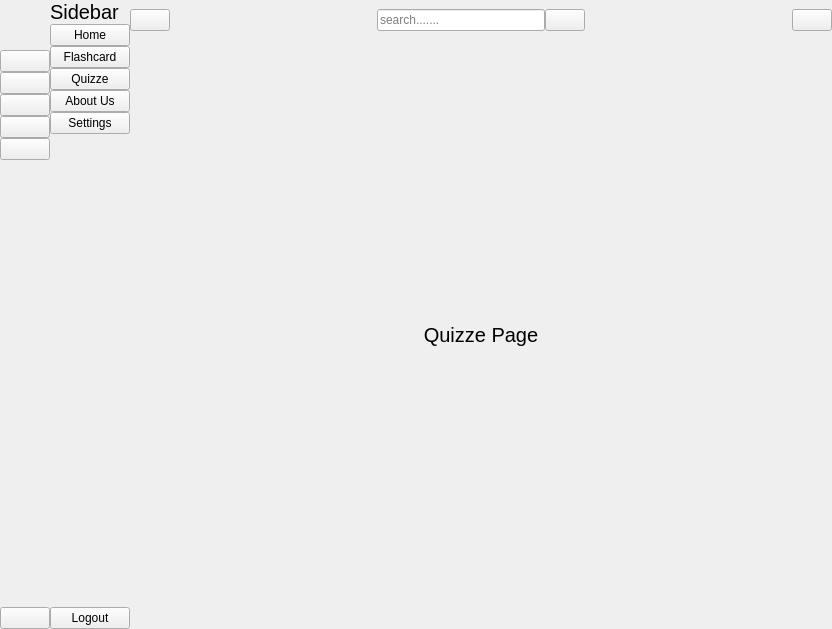
<?xml version="1.0" encoding="UTF-8"?>
<ui version="4.0">
 <class>MainWindow</class>
 <widget class="QMainWindow" name="MainWindow">
  <property name="geometry">
   <rect>
    <x>0</x>
    <y>0</y>
    <width>832</width>
    <height>629</height>
   </rect>
  </property>
  <property name="windowTitle">
   <string>MainWindow</string>
  </property>
  <widget class="QWidget" name="centralwidget">
   <layout class="QGridLayout" name="gridLayout">
    <property name="leftMargin">
     <number>0</number>
    </property>
    <property name="topMargin">
     <number>0</number>
    </property>
    <property name="rightMargin">
     <number>0</number>
    </property>
    <property name="bottomMargin">
     <number>0</number>
    </property>
    <property name="spacing">
     <number>0</number>
    </property>
    <item row="0" column="0">
     <widget class="QWidget" name="icon_only_widget" native="true">
      <layout class="QVBoxLayout" name="verticalLayout_3">
       <property name="spacing">
        <number>0</number>
       </property>
       <property name="leftMargin">
        <number>0</number>
       </property>
       <property name="topMargin">
        <number>0</number>
       </property>
       <property name="rightMargin">
        <number>0</number>
       </property>
       <property name="bottomMargin">
        <number>0</number>
       </property>
       <item>
        <layout class="QHBoxLayout" name="horizontalLayout_3">
         <item>
          <widget class="QLabel" name="label">
           <property name="minimumSize">
            <size>
             <width>50</width>
             <height>50</height>
            </size>
           </property>
           <property name="maximumSize">
            <size>
             <width>60</width>
             <height>60</height>
            </size>
           </property>
           <property name="text">
            <string/>
           </property>
           <property name="pixmap">
            <pixmap resource="resource.qrc">:/icon/icon/logo_icon.png</pixmap>
           </property>
           <property name="scaledContents">
            <bool>true</bool>
           </property>
          </widget>
         </item>
        </layout>
       </item>
       <item>
        <layout class="QVBoxLayout" name="verticalLayout">
         <property name="spacing">
          <number>0</number>
         </property>
         <item>
          <widget class="QPushButton" name="home_btn_1">
           <property name="text">
            <string/>
           </property>
           <property name="icon">
            <iconset resource="resource.qrc">
             <normaloff>:/icon/icon/home_icon.png</normaloff>:/icon/icon/home_icon.png</iconset>
           </property>
           <property name="iconSize">
            <size>
             <width>20</width>
             <height>20</height>
            </size>
           </property>
           <property name="checkable">
            <bool>true</bool>
           </property>
           <property name="autoExclusive">
            <bool>true</bool>
           </property>
          </widget>
         </item>
         <item>
          <widget class="QPushButton" name="flash_btn_1">
           <property name="text">
            <string/>
           </property>
           <property name="icon">
            <iconset resource="resource.qrc">
             <normaloff>:/icon/icon/flashcard_icon.png</normaloff>:/icon/icon/flashcard_icon.png</iconset>
           </property>
           <property name="iconSize">
            <size>
             <width>20</width>
             <height>20</height>
            </size>
           </property>
           <property name="checkable">
            <bool>true</bool>
           </property>
           <property name="autoExclusive">
            <bool>true</bool>
           </property>
          </widget>
         </item>
         <item>
          <widget class="QPushButton" name="quizze_btn_1">
           <property name="text">
            <string/>
           </property>
           <property name="icon">
            <iconset resource="resource.qrc">
             <normaloff>:/icon/icon/quizzes_icon.png</normaloff>:/icon/icon/quizzes_icon.png</iconset>
           </property>
           <property name="iconSize">
            <size>
             <width>20</width>
             <height>20</height>
            </size>
           </property>
           <property name="checkable">
            <bool>true</bool>
           </property>
           <property name="autoExclusive">
            <bool>true</bool>
           </property>
          </widget>
         </item>
         <item>
          <widget class="QPushButton" name="about_btn_1">
           <property name="text">
            <string/>
           </property>
           <property name="icon">
            <iconset resource="resource.qrc">
             <normaloff>:/icon/icon/aboutus_icon.png</normaloff>:/icon/icon/aboutus_icon.png</iconset>
           </property>
           <property name="iconSize">
            <size>
             <width>20</width>
             <height>20</height>
            </size>
           </property>
           <property name="checkable">
            <bool>true</bool>
           </property>
           <property name="autoExclusive">
            <bool>true</bool>
           </property>
          </widget>
         </item>
         <item>
          <widget class="QPushButton" name="setting_1">
           <property name="text">
            <string/>
           </property>
           <property name="icon">
            <iconset resource="resource.qrc">
             <normaloff>:/icon/icon/setting_icon.png</normaloff>:/icon/icon/setting_icon.png</iconset>
           </property>
           <property name="iconSize">
            <size>
             <width>20</width>
             <height>20</height>
            </size>
           </property>
           <property name="checkable">
            <bool>true</bool>
           </property>
           <property name="autoExclusive">
            <bool>true</bool>
           </property>
          </widget>
         </item>
        </layout>
       </item>
       <item>
        <spacer name="verticalSpacer">
         <property name="orientation">
          <enum>Qt::Orientation::Vertical</enum>
         </property>
         <property name="sizeHint" stdset="0">
          <size>
           <width>20</width>
           <height>262</height>
          </size>
         </property>
        </spacer>
       </item>
       <item>
        <widget class="QPushButton" name="logout_btn_1">
         <property name="text">
          <string/>
         </property>
         <property name="icon">
          <iconset resource="resource.qrc">
           <normaloff>:/icon/icon/logout_icon.png</normaloff>:/icon/icon/logout_icon.png</iconset>
         </property>
         <property name="iconSize">
          <size>
           <width>20</width>
           <height>20</height>
          </size>
         </property>
         <property name="checkable">
          <bool>true</bool>
         </property>
         <property name="autoExclusive">
          <bool>true</bool>
         </property>
        </widget>
       </item>
      </layout>
     </widget>
    </item>
    <item row="0" column="1">
     <widget class="QWidget" name="full_mwnu_widget" native="true">
      <layout class="QVBoxLayout" name="verticalLayout_4">
       <property name="spacing">
        <number>0</number>
       </property>
       <property name="leftMargin">
        <number>0</number>
       </property>
       <property name="topMargin">
        <number>0</number>
       </property>
       <property name="rightMargin">
        <number>0</number>
       </property>
       <property name="bottomMargin">
        <number>0</number>
       </property>
       <item>
        <layout class="QHBoxLayout" name="horizontalLayout_2">
         <property name="spacing">
          <number>0</number>
         </property>
         <item>
          <widget class="QLabel" name="label_3">
           <property name="font">
            <font>
             <pointsize>15</pointsize>
            </font>
           </property>
           <property name="text">
            <string>Sidebar</string>
           </property>
          </widget>
         </item>
        </layout>
       </item>
       <item>
        <layout class="QVBoxLayout" name="verticalLayout_2">
         <property name="spacing">
          <number>0</number>
         </property>
         <item>
          <widget class="QPushButton" name="home_btn_2">
           <property name="text">
            <string>Home</string>
           </property>
           <property name="checkable">
            <bool>true</bool>
           </property>
           <property name="autoExclusive">
            <bool>true</bool>
           </property>
          </widget>
         </item>
         <item>
          <widget class="QPushButton" name="flash_btn_2">
           <property name="text">
            <string>Flashcard</string>
           </property>
           <property name="checkable">
            <bool>true</bool>
           </property>
           <property name="autoExclusive">
            <bool>true</bool>
           </property>
          </widget>
         </item>
         <item>
          <widget class="QPushButton" name="quizze_btn_2">
           <property name="text">
            <string>Quizze</string>
           </property>
           <property name="checkable">
            <bool>true</bool>
           </property>
           <property name="autoExclusive">
            <bool>true</bool>
           </property>
          </widget>
         </item>
         <item>
          <widget class="QPushButton" name="about_btn_2">
           <property name="text">
            <string>About Us</string>
           </property>
           <property name="checkable">
            <bool>true</bool>
           </property>
           <property name="autoExclusive">
            <bool>true</bool>
           </property>
          </widget>
         </item>
         <item>
          <widget class="QPushButton" name="setting_2">
           <property name="text">
            <string>Settings</string>
           </property>
           <property name="checkable">
            <bool>true</bool>
           </property>
           <property name="autoExclusive">
            <bool>true</bool>
           </property>
          </widget>
         </item>
        </layout>
       </item>
       <item>
        <spacer name="verticalSpacer_2">
         <property name="orientation">
          <enum>Qt::Orientation::Vertical</enum>
         </property>
         <property name="sizeHint" stdset="0">
          <size>
           <width>20</width>
           <height>295</height>
          </size>
         </property>
        </spacer>
       </item>
       <item>
        <widget class="QPushButton" name="logout_btn_2">
         <property name="text">
          <string>Logout</string>
         </property>
         <property name="checkable">
          <bool>true</bool>
         </property>
         <property name="autoExclusive">
          <bool>true</bool>
         </property>
        </widget>
       </item>
      </layout>
     </widget>
    </item>
    <item row="0" column="2">
     <widget class="QWidget" name="widget_3" native="true">
      <layout class="QVBoxLayout" name="verticalLayout_5">
       <property name="spacing">
        <number>0</number>
       </property>
       <property name="leftMargin">
        <number>0</number>
       </property>
       <property name="topMargin">
        <number>0</number>
       </property>
       <property name="rightMargin">
        <number>0</number>
       </property>
       <property name="bottomMargin">
        <number>0</number>
       </property>
       <item>
        <widget class="QWidget" name="widget" native="true">
         <property name="minimumSize">
          <size>
           <width>0</width>
           <height>40</height>
          </size>
         </property>
         <layout class="QHBoxLayout" name="horizontalLayout_4">
          <property name="spacing">
           <number>0</number>
          </property>
          <property name="leftMargin">
           <number>0</number>
          </property>
          <property name="topMargin">
           <number>0</number>
          </property>
          <property name="rightMargin">
           <number>0</number>
          </property>
          <property name="bottomMargin">
           <number>0</number>
          </property>
          <item>
           <widget class="QPushButton" name="change_btn">
            <property name="text">
             <string/>
            </property>
            <property name="icon">
             <iconset resource="resource.qrc">
              <normaloff>:/icon/icon/menu_icon.png</normaloff>:/icon/icon/menu_icon.png</iconset>
            </property>
            <property name="iconSize">
             <size>
              <width>25</width>
              <height>25</height>
             </size>
            </property>
            <property name="checkable">
             <bool>true</bool>
            </property>
           </widget>
          </item>
          <item>
           <spacer name="horizontalSpacer">
            <property name="orientation">
             <enum>Qt::Orientation::Horizontal</enum>
            </property>
            <property name="sizeHint" stdset="0">
             <size>
              <width>182</width>
              <height>20</height>
             </size>
            </property>
           </spacer>
          </item>
          <item>
           <layout class="QHBoxLayout" name="horizontalLayout">
            <item>
             <widget class="QLineEdit" name="search_input">
              <property name="placeholderText">
               <string>search.......</string>
              </property>
             </widget>
            </item>
            <item>
             <widget class="QPushButton" name="search_btn">
              <property name="text">
               <string/>
              </property>
              <property name="icon">
               <iconset resource="resource.qrc">
                <normaloff>:/icon/icon/search_icon.png</normaloff>:/icon/icon/search_icon.png</iconset>
              </property>
              <property name="iconSize">
               <size>
                <width>20</width>
                <height>20</height>
               </size>
              </property>
             </widget>
            </item>
           </layout>
          </item>
          <item>
           <spacer name="horizontalSpacer_2">
            <property name="orientation">
             <enum>Qt::Orientation::Horizontal</enum>
            </property>
            <property name="sizeHint" stdset="0">
             <size>
              <width>182</width>
              <height>20</height>
             </size>
            </property>
           </spacer>
          </item>
          <item>
           <widget class="QPushButton" name="user_btn">
            <property name="text">
             <string/>
            </property>
            <property name="icon">
             <iconset resource="resource.qrc">
              <normaloff>:/icon/icon/person_icon.png</normaloff>:/icon/icon/person_icon.png</iconset>
            </property>
            <property name="iconSize">
             <size>
              <width>25</width>
              <height>25</height>
             </size>
            </property>
           </widget>
          </item>
         </layout>
        </widget>
       </item>
       <item>
        <widget class="QStackedWidget" name="stackedWidget">
         <property name="currentIndex">
          <number>3</number>
         </property>
         <widget class="QWidget" name="page">
          <layout class="QGridLayout" name="gridLayout_2">
           <item row="0" column="0">
            <widget class="QLabel" name="label_4">
             <property name="font">
              <font>
               <pointsize>15</pointsize>
              </font>
             </property>
             <property name="text">
              <string>Home Page</string>
             </property>
             <property name="alignment">
              <set>Qt::AlignmentFlag::AlignCenter</set>
             </property>
            </widget>
           </item>
          </layout>
         </widget>
         <widget class="QWidget" name="page_7">
          <layout class="QGridLayout" name="gridLayout_8">
           <item row="0" column="0">
            <widget class="QLabel" name="label_10">
             <property name="font">
              <font>
               <pointsize>15</pointsize>
              </font>
             </property>
             <property name="contextMenuPolicy">
              <enum>Qt::ContextMenuPolicy::NoContextMenu</enum>
             </property>
             <property name="text">
              <string>Profile Page</string>
             </property>
             <property name="alignment">
              <set>Qt::AlignmentFlag::AlignCenter</set>
             </property>
            </widget>
           </item>
          </layout>
         </widget>
         <widget class="QWidget" name="page_2">
          <layout class="QGridLayout" name="gridLayout_3">
           <item row="0" column="0">
            <widget class="QLabel" name="label_5">
             <property name="font">
              <font>
               <pointsize>15</pointsize>
              </font>
             </property>
             <property name="contextMenuPolicy">
              <enum>Qt::ContextMenuPolicy::NoContextMenu</enum>
             </property>
             <property name="text">
              <string> Flashcard Page</string>
             </property>
             <property name="alignment">
              <set>Qt::AlignmentFlag::AlignCenter</set>
             </property>
            </widget>
           </item>
          </layout>
         </widget>
         <widget class="QWidget" name="page_3">
          <layout class="QGridLayout" name="gridLayout_4">
           <item row="0" column="0">
            <widget class="QLabel" name="label_6">
             <property name="font">
              <font>
               <pointsize>15</pointsize>
              </font>
             </property>
             <property name="contextMenuPolicy">
              <enum>Qt::ContextMenuPolicy::PreventContextMenu</enum>
             </property>
             <property name="text">
              <string>Quizze Page</string>
             </property>
             <property name="alignment">
              <set>Qt::AlignmentFlag::AlignCenter</set>
             </property>
            </widget>
           </item>
          </layout>
         </widget>
         <widget class="QWidget" name="page_4">
          <layout class="QGridLayout" name="gridLayout_5">
           <item row="0" column="0">
            <widget class="QLabel" name="label_7">
             <property name="font">
              <font>
               <pointsize>15</pointsize>
              </font>
             </property>
             <property name="contextMenuPolicy">
              <enum>Qt::ContextMenuPolicy::PreventContextMenu</enum>
             </property>
             <property name="text">
              <string>About us Page</string>
             </property>
             <property name="alignment">
              <set>Qt::AlignmentFlag::AlignCenter</set>
             </property>
            </widget>
           </item>
          </layout>
         </widget>
         <widget class="QWidget" name="page_5">
          <layout class="QGridLayout" name="gridLayout_6">
           <item row="0" column="0">
            <widget class="QLabel" name="label_8">
             <property name="font">
              <font>
               <pointsize>15</pointsize>
              </font>
             </property>
             <property name="contextMenuPolicy">
              <enum>Qt::ContextMenuPolicy::NoContextMenu</enum>
             </property>
             <property name="text">
              <string>Settings Page</string>
             </property>
             <property name="alignment">
              <set>Qt::AlignmentFlag::AlignCenter</set>
             </property>
            </widget>
           </item>
          </layout>
         </widget>
         <widget class="QWidget" name="page_6">
          <layout class="QGridLayout" name="gridLayout_7">
           <item row="0" column="0">
            <widget class="QLabel" name="label_9">
             <property name="font">
              <font>
               <pointsize>15</pointsize>
              </font>
             </property>
             <property name="contextMenuPolicy">
              <enum>Qt::ContextMenuPolicy::NoContextMenu</enum>
             </property>
             <property name="text">
              <string>Search Page</string>
             </property>
             <property name="alignment">
              <set>Qt::AlignmentFlag::AlignCenter</set>
             </property>
            </widget>
           </item>
          </layout>
         </widget>
        </widget>
       </item>
      </layout>
     </widget>
    </item>
   </layout>
  </widget>
 </widget>
 <resources>
  <include location="resource.qrc"/>
 </resources>
 <connections>
  <connection>
   <sender>change_btn</sender>
   <signal>toggled(bool)</signal>
   <receiver>icon_only_widget</receiver>
   <slot>setVisible(bool)</slot>
   <hints>
    <hint type="sourcelabel">
     <x>178</x>
     <y>28</y>
    </hint>
    <hint type="destinationlabel">
     <x>16</x>
     <y>449</y>
    </hint>
   </hints>
  </connection>
  <connection>
   <sender>change_btn</sender>
   <signal>toggled(bool)</signal>
   <receiver>full_mwnu_widget</receiver>
   <slot>setHidden(bool)</slot>
   <hints>
    <hint type="sourcelabel">
     <x>178</x>
     <y>28</y>
    </hint>
    <hint type="destinationlabel">
     <x>141</x>
     <y>446</y>
    </hint>
   </hints>
  </connection>
  <connection>
   <sender>setting_1</sender>
   <signal>toggled(bool)</signal>
   <receiver>setting_2</receiver>
   <slot>setChecked(bool)</slot>
   <hints>
    <hint type="sourcelabel">
     <x>50</x>
     <y>188</y>
    </hint>
    <hint type="destinationlabel">
     <x>140</x>
     <y>149</y>
    </hint>
   </hints>
  </connection>
  <connection>
   <sender>about_btn_1</sender>
   <signal>toggled(bool)</signal>
   <receiver>about_btn_2</receiver>
   <slot>setChecked(bool)</slot>
   <hints>
    <hint type="sourcelabel">
     <x>33</x>
     <y>157</y>
    </hint>
    <hint type="destinationlabel">
     <x>140</x>
     <y>125</y>
    </hint>
   </hints>
  </connection>
  <connection>
   <sender>quizze_btn_1</sender>
   <signal>toggled(bool)</signal>
   <receiver>quizze_btn_2</receiver>
   <slot>setChecked(bool)</slot>
   <hints>
    <hint type="sourcelabel">
     <x>30</x>
     <y>132</y>
    </hint>
    <hint type="destinationlabel">
     <x>140</x>
     <y>101</y>
    </hint>
   </hints>
  </connection>
  <connection>
   <sender>flash_btn_1</sender>
   <signal>toggled(bool)</signal>
   <receiver>flash_btn_2</receiver>
   <slot>setChecked(bool)</slot>
   <hints>
    <hint type="sourcelabel">
     <x>49</x>
     <y>101</y>
    </hint>
    <hint type="destinationlabel">
     <x>140</x>
     <y>77</y>
    </hint>
   </hints>
  </connection>
  <connection>
   <sender>home_btn_1</sender>
   <signal>toggled(bool)</signal>
   <receiver>home_btn_2</receiver>
   <slot>setChecked(bool)</slot>
   <hints>
    <hint type="sourcelabel">
     <x>42</x>
     <y>72</y>
    </hint>
    <hint type="destinationlabel">
     <x>140</x>
     <y>53</y>
    </hint>
   </hints>
  </connection>
  <connection>
   <sender>home_btn_2</sender>
   <signal>toggled(bool)</signal>
   <receiver>home_btn_1</receiver>
   <slot>setChecked(bool)</slot>
   <hints>
    <hint type="sourcelabel">
     <x>140</x>
     <y>53</y>
    </hint>
    <hint type="destinationlabel">
     <x>48</x>
     <y>81</y>
    </hint>
   </hints>
  </connection>
  <connection>
   <sender>flash_btn_2</sender>
   <signal>toggled(bool)</signal>
   <receiver>flash_btn_1</receiver>
   <slot>setChecked(bool)</slot>
   <hints>
    <hint type="sourcelabel">
     <x>140</x>
     <y>77</y>
    </hint>
    <hint type="destinationlabel">
     <x>43</x>
     <y>107</y>
    </hint>
   </hints>
  </connection>
  <connection>
   <sender>quizze_btn_2</sender>
   <signal>toggled(bool)</signal>
   <receiver>quizze_btn_1</receiver>
   <slot>setChecked(bool)</slot>
   <hints>
    <hint type="sourcelabel">
     <x>140</x>
     <y>101</y>
    </hint>
    <hint type="destinationlabel">
     <x>39</x>
     <y>129</y>
    </hint>
   </hints>
  </connection>
  <connection>
   <sender>about_btn_2</sender>
   <signal>toggled(bool)</signal>
   <receiver>about_btn_1</receiver>
   <slot>setChecked(bool)</slot>
   <hints>
    <hint type="sourcelabel">
     <x>140</x>
     <y>125</y>
    </hint>
    <hint type="destinationlabel">
     <x>52</x>
     <y>167</y>
    </hint>
   </hints>
  </connection>
  <connection>
   <sender>setting_2</sender>
   <signal>toggled(bool)</signal>
   <receiver>setting_1</receiver>
   <slot>setChecked(bool)</slot>
   <hints>
    <hint type="sourcelabel">
     <x>140</x>
     <y>149</y>
    </hint>
    <hint type="destinationlabel">
     <x>38</x>
     <y>190</y>
    </hint>
   </hints>
  </connection>
  <connection>
   <sender>logout_btn_2</sender>
   <signal>clicked()</signal>
   <receiver>MainWindow</receiver>
   <slot>close()</slot>
   <hints>
    <hint type="sourcelabel">
     <x>126</x>
     <y>607</y>
    </hint>
    <hint type="destinationlabel">
     <x>107</x>
     <y>632</y>
    </hint>
   </hints>
  </connection>
  <connection>
   <sender>logout_btn_1</sender>
   <signal>clicked()</signal>
   <receiver>MainWindow</receiver>
   <slot>close()</slot>
   <hints>
    <hint type="sourcelabel">
     <x>50</x>
     <y>617</y>
    </hint>
    <hint type="destinationlabel">
     <x>24</x>
     <y>637</y>
    </hint>
   </hints>
  </connection>
 </connections>
</ui>
